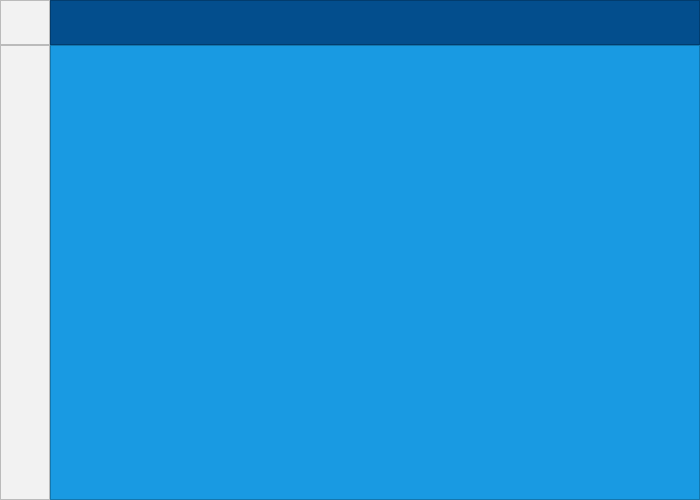
<?xml version="1.0" encoding="UTF-8"?>
<ui version="4.0">
 <class>MainWindow</class>
 <widget class="QMainWindow" name="MainWindow">
  <property name="geometry">
   <rect>
    <x>0</x>
    <y>0</y>
    <width>700</width>
    <height>500</height>
   </rect>
  </property>
  <property name="minimumSize">
   <size>
    <width>700</width>
    <height>500</height>
   </size>
  </property>
  <property name="windowTitle">
   <string>MainWindow</string>
  </property>
  <widget class="QWidget" name="centralwidget">
   <layout class="QVBoxLayout" name="verticalLayout">
    <property name="spacing">
     <number>0</number>
    </property>
    <property name="leftMargin">
     <number>0</number>
    </property>
    <property name="topMargin">
     <number>0</number>
    </property>
    <property name="rightMargin">
     <number>0</number>
    </property>
    <property name="bottomMargin">
     <number>0</number>
    </property>
    <item>
     <widget class="QFrame" name="top_menu">
      <property name="maximumSize">
       <size>
        <width>16777215</width>
        <height>45</height>
       </size>
      </property>
      <property name="styleSheet">
       <string notr="true">background-color: rgb(3, 78, 141);</string>
      </property>
      <property name="frameShape">
       <enum>QFrame::NoFrame</enum>
      </property>
      <property name="frameShadow">
       <enum>QFrame::Raised</enum>
      </property>
      <layout class="QHBoxLayout" name="horizontalLayout_2">
       <property name="spacing">
        <number>0</number>
       </property>
       <property name="leftMargin">
        <number>0</number>
       </property>
       <property name="topMargin">
        <number>0</number>
       </property>
       <property name="rightMargin">
        <number>0</number>
       </property>
       <property name="bottomMargin">
        <number>0</number>
       </property>
       <item>
        <widget class="QFrame" name="frame">
         <property name="minimumSize">
          <size>
           <width>50</width>
           <height>0</height>
          </size>
         </property>
         <property name="maximumSize">
          <size>
           <width>50</width>
           <height>16777215</height>
          </size>
         </property>
         <property name="styleSheet">
          <string notr="true">background-color: rgb(242, 242, 242);</string>
         </property>
         <property name="frameShape">
          <enum>QFrame::StyledPanel</enum>
         </property>
         <property name="frameShadow">
          <enum>QFrame::Raised</enum>
         </property>
        </widget>
       </item>
       <item>
        <widget class="QFrame" name="frame_2">
         <property name="frameShape">
          <enum>QFrame::StyledPanel</enum>
         </property>
         <property name="frameShadow">
          <enum>QFrame::Raised</enum>
         </property>
        </widget>
       </item>
      </layout>
     </widget>
    </item>
    <item>
     <widget class="QFrame" name="content">
      <property name="styleSheet">
       <string notr="true">background-color: rgb(20, 74, 136);</string>
      </property>
      <property name="frameShape">
       <enum>QFrame::NoFrame</enum>
      </property>
      <property name="frameShadow">
       <enum>QFrame::Raised</enum>
      </property>
      <layout class="QHBoxLayout" name="horizontalLayout">
       <property name="spacing">
        <number>0</number>
       </property>
       <property name="leftMargin">
        <number>0</number>
       </property>
       <property name="topMargin">
        <number>0</number>
       </property>
       <property name="rightMargin">
        <number>0</number>
       </property>
       <property name="bottomMargin">
        <number>0</number>
       </property>
       <item>
        <widget class="QFrame" name="left_menu">
         <property name="minimumSize">
          <size>
           <width>50</width>
           <height>0</height>
          </size>
         </property>
         <property name="maximumSize">
          <size>
           <width>50</width>
           <height>16777215</height>
          </size>
         </property>
         <property name="styleSheet">
          <string notr="true">background-color: rgb(242, 242, 242);</string>
         </property>
         <property name="frameShape">
          <enum>QFrame::StyledPanel</enum>
         </property>
         <property name="frameShadow">
          <enum>QFrame::Raised</enum>
         </property>
        </widget>
       </item>
       <item>
        <widget class="QFrame" name="content_rigth">
         <property name="styleSheet">
          <string notr="true">background-color: rgb(25, 154, 226);</string>
         </property>
         <property name="frameShape">
          <enum>QFrame::StyledPanel</enum>
         </property>
         <property name="frameShadow">
          <enum>QFrame::Raised</enum>
         </property>
        </widget>
       </item>
      </layout>
     </widget>
    </item>
   </layout>
  </widget>
  <widget class="QMenuBar" name="menubar">
   <property name="geometry">
    <rect>
     <x>0</x>
     <y>0</y>
     <width>700</width>
     <height>21</height>
    </rect>
   </property>
  </widget>
 </widget>
 <resources/>
 <connections/>
</ui>
